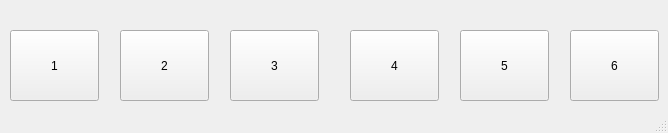
<?xml version="1.0" encoding="UTF-8"?>
<ui version="4.0">
 <class>MainWindow</class>
 <widget class="QMainWindow" name="MainWindow">
  <property name="geometry">
   <rect>
    <x>0</x>
    <y>0</y>
    <width>668</width>
    <height>133</height>
   </rect>
  </property>
  <property name="windowTitle">
   <string>MainWindow</string>
  </property>
  <widget class="QWidget" name="centralwidget">
   <widget class="QPushButton" name="one">
    <property name="geometry">
     <rect>
      <x>10</x>
      <y>30</y>
      <width>89</width>
      <height>71</height>
     </rect>
    </property>
    <property name="text">
     <string>1</string>
    </property>
   </widget>
   <widget class="QPushButton" name="two">
    <property name="geometry">
     <rect>
      <x>120</x>
      <y>30</y>
      <width>89</width>
      <height>71</height>
     </rect>
    </property>
    <property name="text">
     <string>2</string>
    </property>
   </widget>
   <widget class="QPushButton" name="three">
    <property name="geometry">
     <rect>
      <x>230</x>
      <y>30</y>
      <width>89</width>
      <height>71</height>
     </rect>
    </property>
    <property name="text">
     <string>3</string>
    </property>
   </widget>
   <widget class="QPushButton" name="four">
    <property name="geometry">
     <rect>
      <x>350</x>
      <y>30</y>
      <width>89</width>
      <height>71</height>
     </rect>
    </property>
    <property name="text">
     <string>4</string>
    </property>
   </widget>
   <widget class="QPushButton" name="five">
    <property name="geometry">
     <rect>
      <x>460</x>
      <y>30</y>
      <width>89</width>
      <height>71</height>
     </rect>
    </property>
    <property name="text">
     <string>5</string>
    </property>
   </widget>
   <widget class="QPushButton" name="six">
    <property name="geometry">
     <rect>
      <x>570</x>
      <y>30</y>
      <width>89</width>
      <height>71</height>
     </rect>
    </property>
    <property name="text">
     <string>6</string>
    </property>
   </widget>
  </widget>
  <widget class="QStatusBar" name="statusbar"/>
 </widget>
 <resources/>
 <connections/>
</ui>
